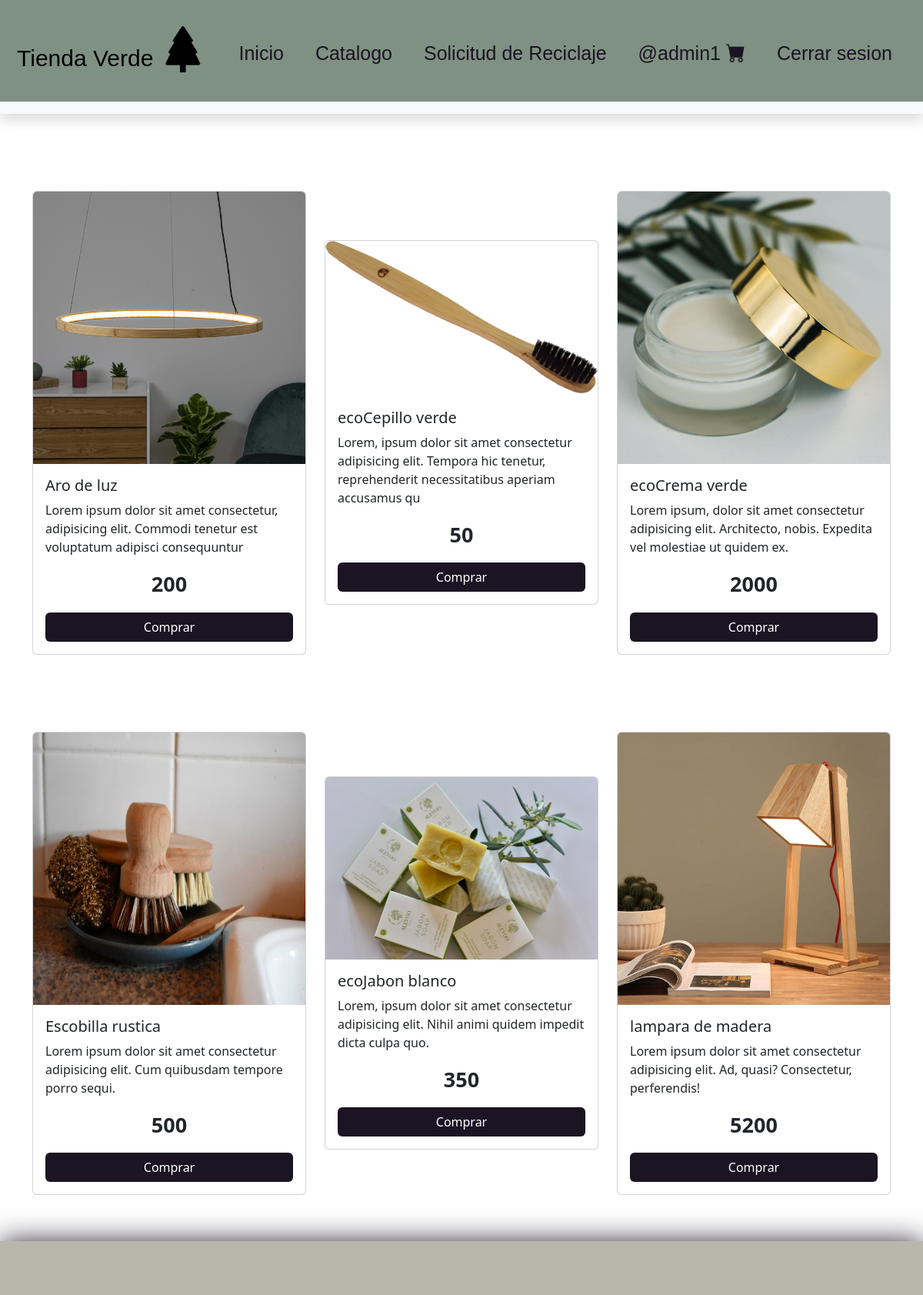
The page /catalogo/ (signed in) on the database its author committed.
### core/models.py (models this page shows, shortened)
class Producto(models.Model):
    nombre = models.CharField(max_length=64)
    categoria = models.CharField(max_length=64)
    info = models.CharField(max_length=128)
    precio = models.IntegerField()
    imagen = models. ImageField(null=True, blank=True, upload_to="productos");

### core/views.py (the view)
# urls.py: path('catalogo/',catalogo,name="catalogo"),
def catalogo(request):
    productos = Producto.objects.all()
    return render(request,"core/catalogo.html",{"productos": productos})

### core/context_processor.py (called while the page is built)
def total_carrito(request):
    total = 0
    if request.user.is_authenticated:
        if "carrito" in request.session:
            for key, value in request.session["carrito"].items():
                total += float(value["acumulado"])
    return {"total_carrito": total}

### core/templates/core/catalogo.html (shortened to what this page needs)
{%extends 'core/base.html'%}
{% load static %}
{%block main%}
    <div class="container">
    <div class="row">
    {%for producto in productos%}
        <div class="col-12 col-md-4" class="targeta">
            <div class="card" >
                <img src="{{ producto.imagen.url }}" class="card-img-top" alt="{{ producto.nombre }}">
                <div class="card-body">
                    <h5 class="card-title">{{producto.nombre}}</h5>
                    <p class="card-text">{{producto.info}} </p>
                    <p class="card-text" style="text-align: center; font-size: 27px; font-weight: bold;">{{producto.precio}}</p>
                    {% if user.is_authenticated %}
                    <a href="{% url 'add' producto.id %}" class="btn btn">Comprar</a>
                    {% else %}
                    <a href="{% url 'login' %}"  class="btn">Comprar</a>
                    {% endif %}
                </div>
            </div>
        </div>
        {%endfor%}
    </div>
</div>
<footer></footer>
{%endblock%}

### core/templates/core/base.html (shortened to what this page needs)
{% load static %}
<!DOCTYPE html>
<html lang="en">
<head>
    <link href="https://cdn.jsdelivr.net/npm/bootstrap@5.3.3/dist/css/bootstrap.min.css" rel="stylesheet">
    <link rel="stylesheet" href="https://cdn.jsdelivr.net/npm/bootstrap-icons@1.11.3/font/bootstrap-icons.min.css">
    <link rel="stylesheet" href="{% static 'core/css/index.css' %}">
    <link rel="stylesheet" href="{% static 'core/css/catalogo.css' %}">
    <link rel="stylesheet" href="{% static 'core/css/solicitud.css' %}">
</head>
    <nav class="navbar navbar-expand-lg  navbar-light bg-light shadow custom-shadow" id="barra">
        <div class="container-fluid mb-3 py-3" id="Navbar">
            <a class="navbar-brand">Tienda Verde <i class="bi bi-tree-fill" style="font-size: 60px;"></i></a>
            <div class="collapse navbar-collapse" id="navbarNav">
                <ul class="navbar-nav ms-auto mt-2" id="listaDesplegable">
                    <li class="nav-item">
                        <a class="nav-link" aria-current="page"  href="{% url 'home' %}" >Inicio</a>
                    </li>
                    <li class="nav-item">
                        <a class="nav-link" href="{%url 'catalogo'%}" >Catalogo</a>
                    </li>
                    <li class="nav-item">
                        <a class="nav-link" href="{%url 'solicitud'%}" >Solicitud de Reciclaje</a>
                    </li>
                    {% if user.is_authenticated%}
                        <li class="nav-item">
                            <a href="{%url 'carrito'%}" class="nav-link">@{{user.username}} <i  class="bi bi-cart-fill"></i></a>
                        </li>
                        <li class="nav-item">
                            <a class="nav-link" id="logout" href="{%url 'logout' %}" >Cerrar sesion</a>
                        </li>
                    {%else%}
                    <li class="nav-item">
                        <a class="nav-link" href="{%url 'login' %}" >Iniciar sesion o registrarse</a>
                    </li>
                    {%endif%}
                </ul>
            </div>
        </div>
    </nav>
    {%block main%}{%endblock%}
</body>
</html>

### core/static/core/css/index.css (style rules this page uses)
.navbar-brand , .nav-link { font-family: Verdana, Geneva, Tahoma, sans-serif; }
.navbar-brand { margin-left: 10px; font-size: 30px; }
.bi { font-size: 25px; }
.nav-link { color: #1A1423; border-radius: 10px; margin-left: 5px; text-align: center; align-items: center; font-size: 25px; margin-right: 20px; }
#Navbar { background-color: #7F9183; }
#barra { margin: 0; padding: 0; }
.custom-shadow { box-shadow: 1px 20px 11px 10px #000000; }
footer { width: 100%; height: 70px; background-color: #B8B8AA; margin-top: 60px; box-shadow: 0px 2px 38px #1A1423; }

### core/static/core/css/catalogo.css (style rules this page uses)
.card { margin-top: 100px; }
footer { width: 100%; height: 70px; background-color: #B8B8AA; margin-top: 160px; box-shadow: 0px -1px 19px 0px #1A1423; }
.btn { background-color: #1A1423; color: #fff; width: 100%; }

### core/static/core/css/solicitud.css (style rules this page uses)
.btn { color: #fff; background-color: #1A1423; }
.row { display: flex; align-items: center; justify-content: center; }
footer { width: 100%; height: 70px; background-color: #B8B8AA; margin-top: 60px; box-shadow: 0px 2px 38px #1A1423; }

### rows shown on the page
Producto: imagen (picture), nombre "Aro de luz", info "Lorem ipsum dolor sit amet consectetur, adipisicing elit. Commodi tenetur est voluptatum adipisci consequuntur", precio "200"
Producto: imagen (picture), nombre "ecoCepillo verde", info "Lorem, ipsum dolor sit amet consectetur adipisicing elit. Tempora hic tenetur, reprehenderit necessitatibus aperiam accusamus qu", precio "50"
Producto: imagen (picture), nombre "ecoCrema verde", info "Lorem ipsum, dolor sit amet consectetur adipisicing elit. Architecto, nobis. Expedita vel molestiae ut quidem ex.", precio "2000"
Producto: imagen (picture), nombre "Escobilla rustica", info "Lorem ipsum dolor sit amet consectetur adipisicing elit. Cum quibusdam tempore porro sequi.", precio "500"
Producto: imagen (picture), nombre "ecoJabon blanco", info "Lorem, ipsum dolor sit amet consectetur adipisicing elit. Nihil animi quidem impedit dicta culpa quo.", precio "350"
Producto: imagen (picture), nombre "lampara de madera", info "Lorem ipsum dolor sit amet consectetur adipisicing elit. Ad, quasi? Consectetur, perferendis!", precio "5200"

### other values the page prints
{{ user.username }} "admin1"
